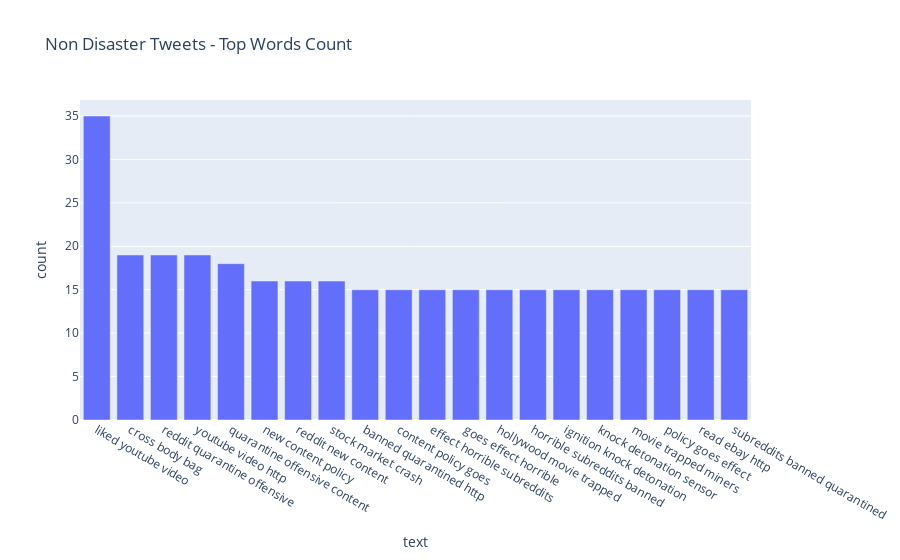

This figure's notebook cell:
### Code cell
df2 = pd.DataFrame(non_disaster_tweets_counter_trigram,
                   columns = ['text' , 'count'])

fig = px.bar(df2[:20],
             x='text',
             y='count',
             title="Non Disaster Tweets - Top Words Count")
fig.show()

### Figure 1 — Plotly figure (JSON) as saved in the notebook; plotly's stock layout.template omitted (floating-point values rounded to 4 significant figures)
{"data": [{"alignmentgroup": "True", "hovertemplate": "text=%{x}<br>count=%{y}<extra></extra>", "legendgroup": "", "marker": {"color": "#636efa"}, "name": "", "offsetgroup": "", "orientation": "v", "showlegend": false, "textposition": "auto", "type": "bar", "x": ["liked youtube video", "cross body bag", "reddit quarantine offensive", "youtube video http", "quarantine offensive content", "new content policy", "reddit new content", "stock market crash", "banned quarantined http", "content policy goes", "effect horrible subreddits", "goes effect horrible", "hollywood movie trapped", "horrible subreddits banned", "ignition knock detonation", "knock detonation sensor", "movie trapped miners", "policy goes effect", "read ebay http", "subreddits banned quarantined"], "xaxis": "x", "y": [35, 19, 19, 19, 18, 16, 16, 16, 15, 15, 15, 15, 15, 15, 15, 15, 15, 15, 15, 15], "yaxis": "y"}], "layout": {"barmode": "relative", "legend": {"tracegroupgap": 0}, "title": {"text": "Non Disaster Tweets - Top Words Count"}, "xaxis": {"anchor": "y", "domain": [0, 1], "title": {"text": "text"}}, "yaxis": {"anchor": "x", "domain": [0, 1], "title": {"text": "count"}}}}
